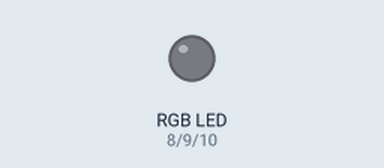
Simulated run of this sketch. Board: Arduino Uno, built with avr-gcc and run on an emulated ATmega328P. Parts: an RGB LED mixed from three pins (HIGH = lit). Dim RGB values are drawn brighter than linear.

Above: at 0.05 s.
At 3.85 s:
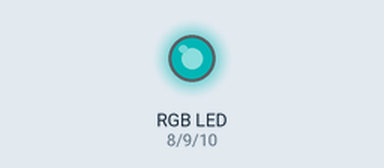
At 7.65 s:
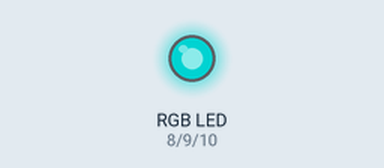
At 7.75 s:
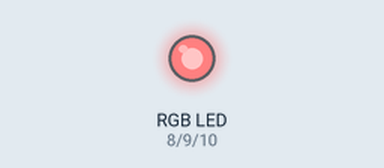
At 11.45 s:
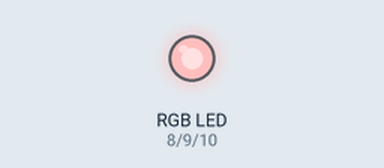
At 15.25 s:
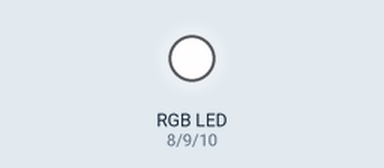
Timing chart, 0 to 19.8 s (numbered marks = the images above):
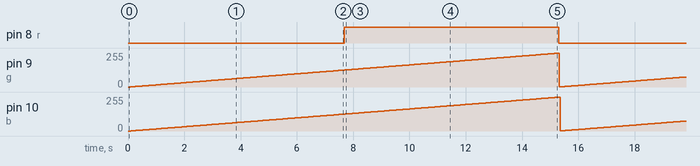

The sketch:

rgb_led.ino
```cpp
#include <Arduino.h>

int r = 8;
int g = 9;
int b = 10;

void setup() {
    pinMode(r, OUTPUT);
    pinMode(g, OUTPUT);
    pinMode(b, OUTPUT);
}

int cr = 0;
int cg = 0;
int cb = 0;

void loop() {

    analogWrite(r, cr++);


    delay(20);

    analogWrite(g, cg++);

    delay(20);

    analogWrite(b, cb++);

    delay(20);


    if (cr == 255) {
        cr = 1;
    }
    if (cb == 255) {
        cb = 1;
    }
    if (cg == 255) {
        cg = 1;

    }


}
```

Measured:
- by itself, pin 8 (r): alternates HIGH for 7.6 s and LOW for 7.6 s
- by itself, pin 9 (g), pin 10 (b): ramps from 1/255 to 254/255 and jumps back, once every 15.3 s
